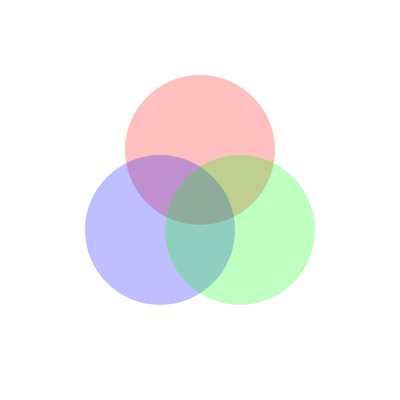
Frame 1 (no input)
Frame 60 (no input): identical to frame 1, image omitted
Frame 120 (the mouse pressed at the canvas centre since frame 60): identical to frame 1, image omitted

The p5.js sketch that drew this single still picture (run headless with seeded random() and noise() and a simulated clock; from frame 60 on, the mouse is pressed at the canvas centre):

// p5.js sketch
// ── sketch.js
function setup() {
  createCanvas(400, 400);
}

function draw() {
  background(255)
  noStroke();
  fill('rgba(255, 0, 0, 0.25)')
  circle(200, 150, 150)
  fill('rgba(0, 0, 255, 0.25)')
  circle(160, 230, 150)
  fill('rgba(0, 255, 0, 0.25)')
  circle(240, 230, 150)
}
